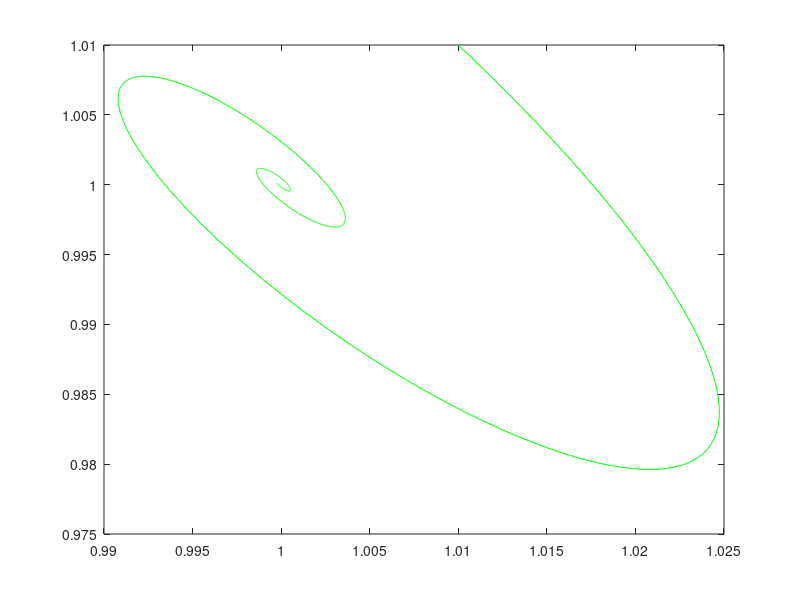

Here is the MATLAB script that generated this plot:
h = 0.01;
t = 0:h:10;

Y = [ 1.01, 1.01 ];


function xdot = f (x, t)
  a = 3; b = 3;
  xdot = zeros (2,1);
  xdot(1) = 1-(b+1)*x(1)+a*(x(1).^2)*x(2);
  xdot(2) = b*x(1) - a*(x(1).^2)*x(2);
endfunction

y = lsode('f',Y,t);

plot(t, y)

plot(y(:,1), y(:,2), 'g');
